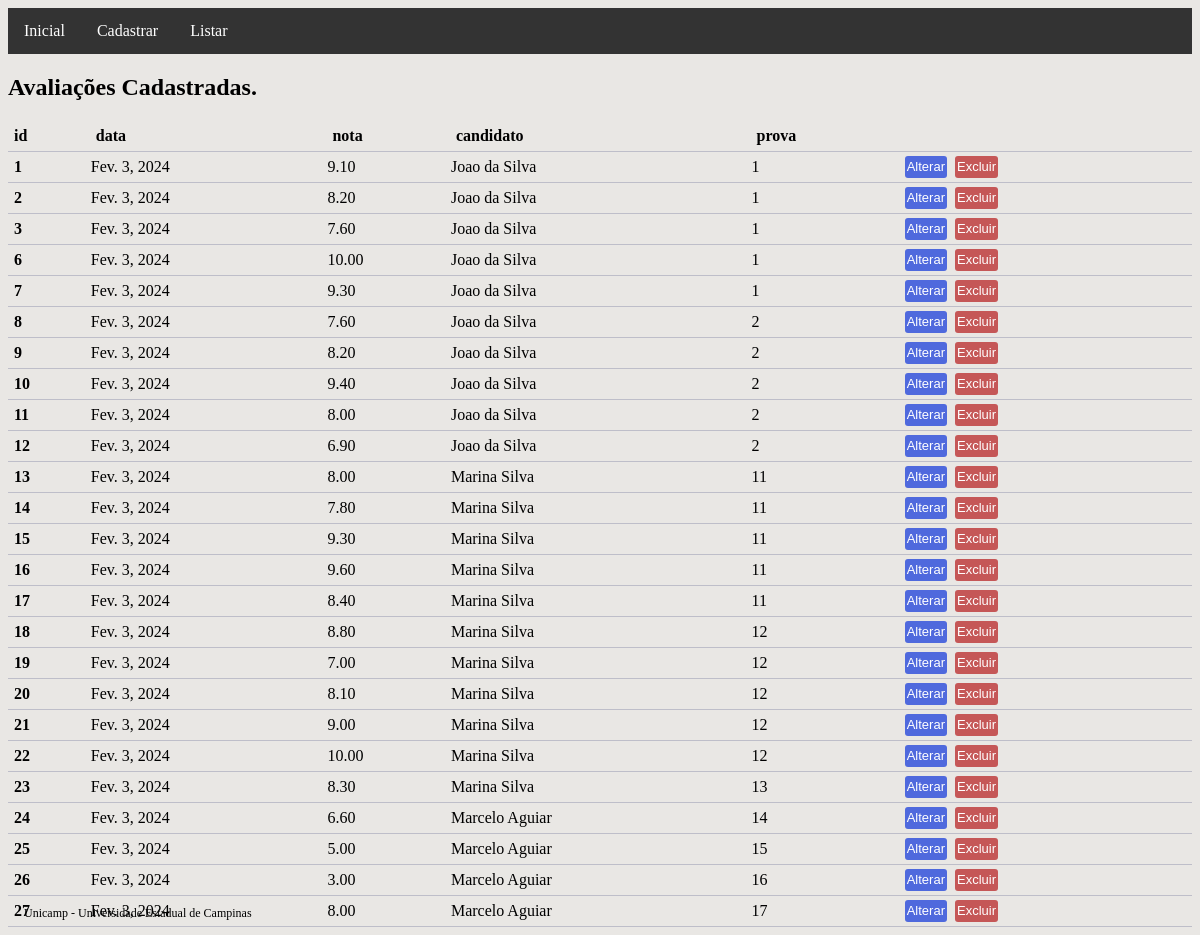
Page /avaliacao-list on the earlier database version.
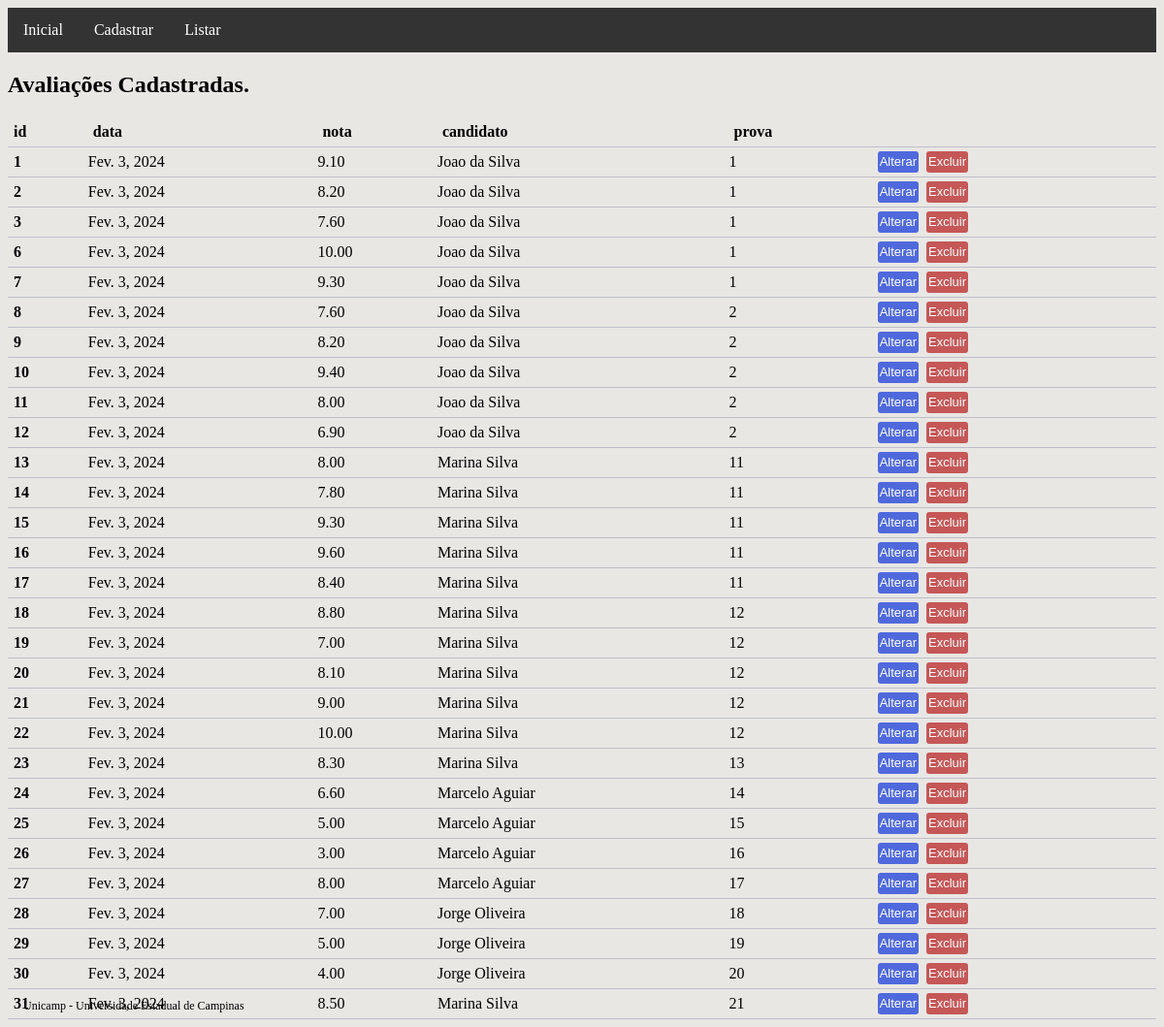
Same page on the later database version.
### main/models.py (models this page shows)
class Avaliacao(models.Model):
    nota = models.DecimalField(max_digits=4, decimal_places=2)
    data = models.DateField(null=False, blank=False)
    prova = models.ForeignKey(Prova, on_delete=models.CASCADE)
    candidato = models.ForeignKey(Candidato, on_delete=models.CASCADE)
    avaliacao = models.ManyToManyField(Examinador)

class Candidato(models.Model):
    nome = models.CharField(max_length=100, db_index=True, null=False, blank=False)
    habilitado = models.BooleanField(null=True)
    def __str__(self):
        return self.nome

class Prova(models.Model):
    id = models.BigAutoField(primary_key=True)
    concurso = models.ForeignKey(Concurso, on_delete=models.CASCADE)
    tipo = models.ForeignKey(Tipo, on_delete=models.CASCADE)
    def __str__(self):
        return str(self.id)

### main/views.py (the view)
# urls.py: path('avaliacao-list', CadastroAvaliacaoList.as_view(), name='avaliacao_list'),
class CadastroAvaliacaoList(ListView):
    template_name = 'avaliacao_list.html'
    model = Avaliacao

### main/templates/avaliacao_list.html (shortened to what this page needs)
{% extends "base.html" %}
{% block conteudo %}
{% if avaliacao_list %}
<h2>Avaliações Cadastradas.</h2>
<table class="tabela">
    <thead>
        <tr>
            <th>id</th>
            <th>data</th>
            <th>nota</th>
            <th>candidato</th>
            <th>prova</th>
        </tr>
    </thead>
    <tbody>
        {% for n in avaliacao_list %}
        <tr>
            <th scope="row">{{ n.pk }}</th>
            <td>{{ n.data }}</td>
            <td>{{ n.nota }}</td>
            <td>{{ n.candidato }}</td>
            <td>{{ n.prova }}</td>
            <td>
                <a href="{% url 'avaliacao_update' pk=n.pk %}"><button class="botao_confirmar">Alterar</button></a>
                <a href="{% url 'avaliacao_delete' pk=n.pk %}"><button class="botao_aviso">Excluir</button></a>
            </td>
        </tr>
        {% endfor %}
    </tbody>
</table>
{% else %}
<h2>Não há avaliações cadastradas.</h2>
{% endif %}
{% endblock conteudo %}

Differences in the rows shown:
added Avaliacao: pk "28", data "Fev. 3, 2024", nota "7.00", candidato "Jorge Oliveira", prova "18"
added Avaliacao: pk "29", data "Fev. 3, 2024", nota "5.00", candidato "Jorge Oliveira", prova "19"
added Avaliacao: pk "30", data "Fev. 3, 2024", nota "4.00", candidato "Jorge Oliveira", prova "20"
added Avaliacao: pk "31", data "Fev. 3, 2024", nota "8.50", candidato "Marina Silva", prova "21"
